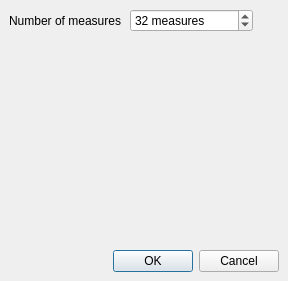
<?xml version="1.0" encoding="UTF-8"?>
<ui version="4.0">
 <class>newScoreDialog</class>
 <widget class="QDialog" name="newScoreDialog">
  <property name="geometry">
   <rect>
    <x>0</x>
    <y>0</y>
    <width>288</width>
    <height>281</height>
   </rect>
  </property>
  <property name="contextMenuPolicy">
   <enum>Qt::NoContextMenu</enum>
  </property>
  <property name="windowTitle">
   <string>New Score</string>
  </property>
  <layout class="QVBoxLayout" name="verticalLayout">
   <property name="spacing">
    <number>9</number>
   </property>
   <property name="margin">
    <number>9</number>
   </property>
   <item>
    <layout class="QGridLayout" name="gridLayout">
     <property name="verticalSpacing">
      <number>6</number>
     </property>
     <item row="0" column="0">
      <widget class="QLabel" name="label">
       <property name="text">
        <string>Number of measures</string>
       </property>
       <property name="alignment">
        <set>Qt::AlignRight|Qt::AlignTrailing|Qt::AlignVCenter</set>
       </property>
       <property name="buddy">
        <cstring>numMeasuresSpinBox</cstring>
       </property>
      </widget>
     </item>
     <item row="0" column="1">
      <widget class="QSpinBox" name="numMeasuresSpinBox">
       <property name="toolTip">
        <string>The number of measures in the new score</string>
       </property>
       <property name="statusTip">
        <string>The number of measures in the new score</string>
       </property>
       <property name="suffix">
        <string> measures</string>
       </property>
       <property name="minimum">
        <number>1</number>
       </property>
       <property name="maximum">
        <number>100000</number>
       </property>
       <property name="value">
        <number>32</number>
       </property>
      </widget>
     </item>
     <item row="0" column="2">
      <spacer name="horizontalSpacer_3">
       <property name="orientation">
        <enum>Qt::Horizontal</enum>
       </property>
       <property name="sizeHint" stdset="0">
        <size>
         <width>40</width>
         <height>20</height>
        </size>
       </property>
      </spacer>
     </item>
    </layout>
   </item>
   <item>
    <widget class="measureTabs" name="measureTabs"/>
   </item>
   <item>
    <spacer name="verticalSpacer">
     <property name="orientation">
      <enum>Qt::Vertical</enum>
     </property>
     <property name="sizeHint" stdset="0">
      <size>
       <width>20</width>
       <height>20</height>
      </size>
     </property>
    </spacer>
   </item>
   <item>
    <layout class="QHBoxLayout" name="horizontalLayout">
     <property name="spacing">
      <number>0</number>
     </property>
     <item>
      <spacer name="horizontalSpacer_5">
       <property name="orientation">
        <enum>Qt::Horizontal</enum>
       </property>
       <property name="sizeHint" stdset="0">
        <size>
         <width>40</width>
         <height>20</height>
        </size>
       </property>
      </spacer>
     </item>
     <item>
      <widget class="QDialogButtonBox" name="buttonBox">
       <property name="orientation">
        <enum>Qt::Horizontal</enum>
       </property>
       <property name="standardButtons">
        <set>QDialogButtonBox::Cancel|QDialogButtonBox::Ok</set>
       </property>
      </widget>
     </item>
    </layout>
   </item>
  </layout>
 </widget>
 <customwidgets>
  <customwidget>
   <class>measureTabs</class>
   <extends>QWidget</extends>
   <header>Widgets.measureTabs_plugin</header>
   <container>1</container>
  </customwidget>
 </customwidgets>
 <resources/>
 <connections>
  <connection>
   <sender>buttonBox</sender>
   <signal>accepted()</signal>
   <receiver>newScoreDialog</receiver>
   <slot>accept()</slot>
   <hints>
    <hint type="sourcelabel">
     <x>232</x>
     <y>124</y>
    </hint>
    <hint type="destinationlabel">
     <x>157</x>
     <y>134</y>
    </hint>
   </hints>
  </connection>
  <connection>
   <sender>buttonBox</sender>
   <signal>rejected()</signal>
   <receiver>newScoreDialog</receiver>
   <slot>reject()</slot>
   <hints>
    <hint type="sourcelabel">
     <x>232</x>
     <y>124</y>
    </hint>
    <hint type="destinationlabel">
     <x>242</x>
     <y>134</y>
    </hint>
   </hints>
  </connection>
 </connections>
</ui>
